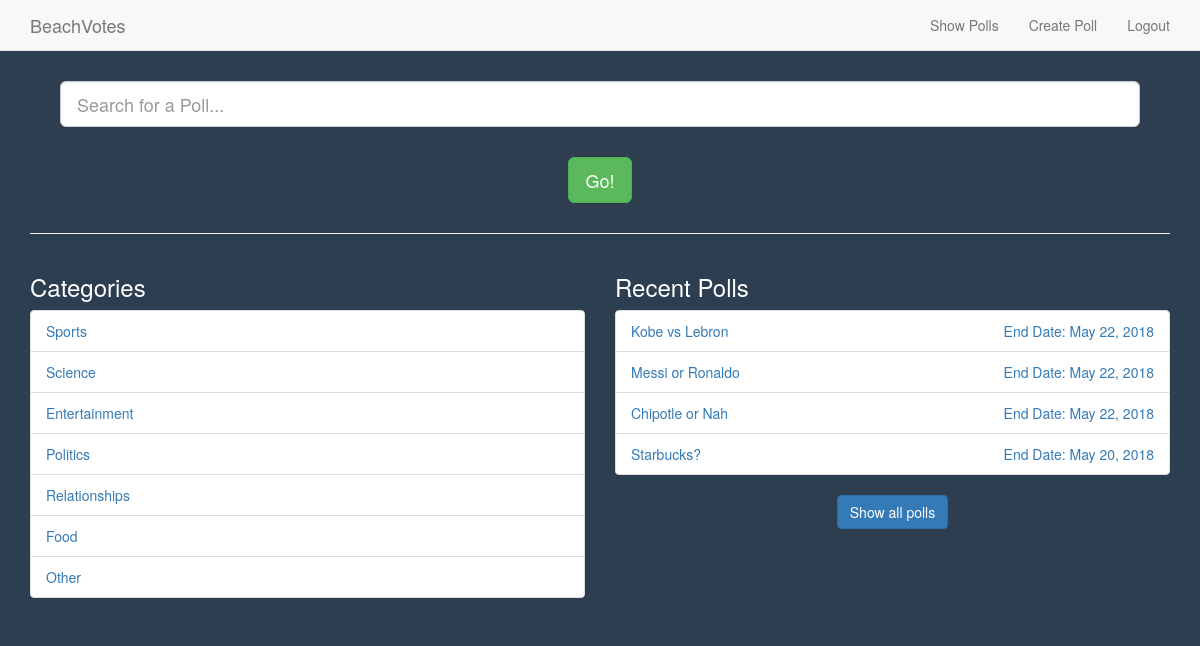
/poll/show_polls (signed in), run on an earlier commit of the app's database.
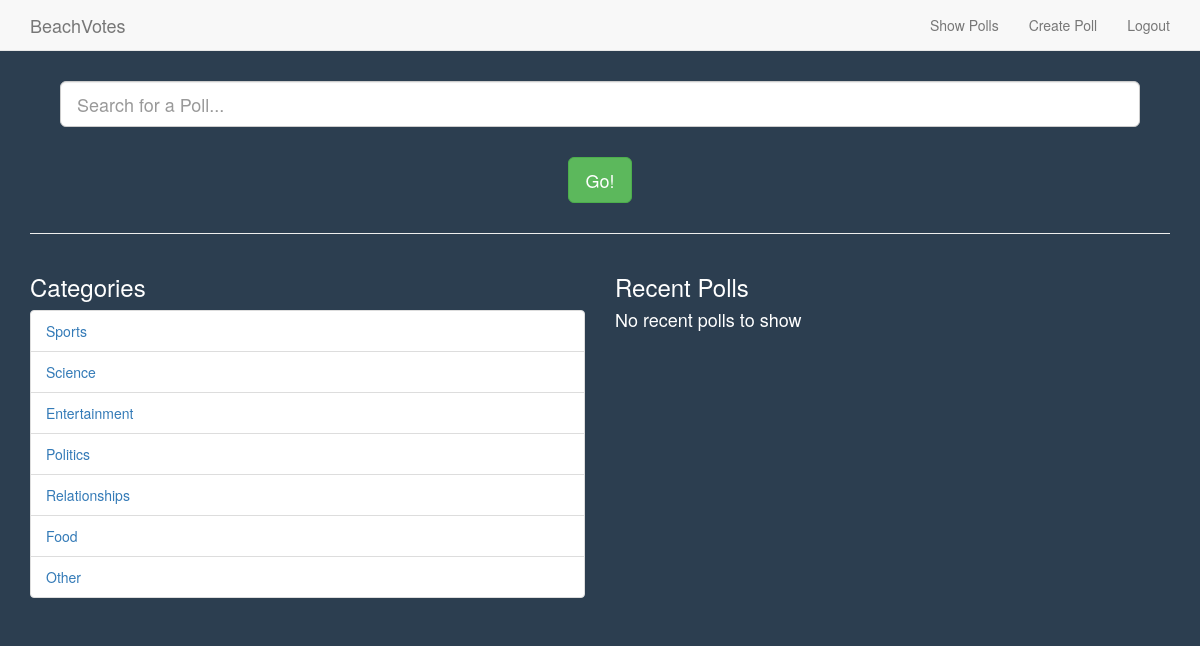
And on a later commit of the database.
### poll/models.py (models this page shows, shortened)
class Category(models.Model):
    group_name = models.CharField(max_length = 50, unique = True, null = False)
    def __init__(self, *args, **kwargs):
        models.Model.__init__(self, *args, **kwargs)
    class Meta:
        verbose_name_plural = 'Categories'

class Poll(models.Model):
    category = models.ForeignKey(Category, on_delete=models.CASCADE)
    poll_creator = models.ForeignKey(User, on_delete=models.CASCADE)
    title_question = models.CharField(max_length = 128, unique = True, null = False)
    start_date = models.DateField(default = datetime.date.today, null = False)
    end_date =  models.DateField(default = datetime.date.today() + datetime.timedelta(days=1),
                                 null = False)
    def __init__(self, *args, **kwargs):
        models.Model.__init__(self, *args, **kwargs)

### poll/views.py (the view)
@login_required
def show_polls(request):
    categories = Category.objects.all()
    polls = Poll.objects.order_by('-start_date')[:7]
    context_dict = { 'categories' : categories }
    context_dict['polls'] = polls
    return render(request, 'poll/show_polls.html', context_dict)

### templates/poll/show_polls.html (shortened to what this page needs)
{% extends 'poll/base.html' %}
{% load staticfiles %}
{% block body_block %}
<div class="container">
  <div class="text-center" style="margin: 30px;">
    <form method='post' action="{% url 'search_polls' %}">
      <input type="text" class="form-control input-lg center-block" name="search"
        placeholder="Search for a Poll..." />
      <button name="submit" class="btn btn-lg btn-success" style="margin-top: 30px;">Go!</a>
    </form>
  </div>
  <hr />
  <div class="row">
    <div class="col-md-6">
      <h3>Categories</h3>
  {% if categories %}
      <ul class="list-group">
        {% for category in categories %}
        <li class="list-group-item">
          <a href="{% url 'view_category' category.id %}">
            {{ category.group_name }}
          </a>
        </li>
        {% endfor %}
      </ul>
      {% else %}
        <h1>No categories to show</h1>
      {% endif %}
    </div>
    <div class="col-md-6">
      <h3>Recent Polls</h3>
      {% if polls %}
        <ul class="list-group">
          {% for poll in polls %}
            <li class="list-group-item">
              <a href="{% url 'view_poll' poll.id user.id %}">
                {{ poll.title_question }}
                <p style="float: right;">End Date: {{ poll.end_date }}</p>
              </a>
            </li>
          {% endfor %}
        </ul>
        <h3 class="text-center"><a href="{% url 'view_all_polls' %}" class="btn btn-primary">Show all polls</a></h3>
      {% else %}
        <h4>No recent polls to show</h4>
      {% endif %}
    </div>
  </div>
</div>
{% endblock %}

### templates/poll/base.html (shortened to what this page needs)
<!DOCTYPE html>
{% load staticfiles %}
<html>
<head lang="en">
  <link rel="stylesheet" href="https://maxcdn.bootstrapcdn.com/bootstrap/3.3.7/css/bootstrap.min.css" />
  <link rel="stylesheet" href="{% static 'stylesheets/base.css' %}">
</head>
<body>
  <nav class="navbar navbar-default navbar-fixed-top">
    <div class="container">
      <div class="navbar-header">
        <a class="navbar-brand nav-text" href="{% url 'show_polls' %}">BeachVotes</a>
      </div>
      <div class="collapse navbar-collapse" id="nav-collapse">
        <ul class="nav navbar-nav navbar-right">
          {% if user.is_authenticated %}
            <li><a href="{% url 'show_polls' %}">Show Polls</a></li>
            <li><a href="{% url 'create_poll' %}">Create Poll</a></li>
            <li><a href="{% url 'auth_logout' %}">Logout</a></li>
          {% else %}
            <li><a href="{% url 'index' %}">Home</a></li>
            <li><a href="{% url 'auth_login' %}">Login</a></li>
            <li><a href="{% url 'registration_register' %}">Create Account</a></li>
          {% endif %}
        </ul>
      </div>
    </div>
  </nav>
  <div>
    {% block body_block %}
    {% endblock %}
  </div>
</body>
</html>

### static/stylesheets/base.css (style rules this page uses)
body { color: white; background-color: #2c3e50; }
.navbar-default { position: relative; margin-bottom: 0px; }
input { color: black; }

What changed in the data, as far as the page shows it:
removed Poll: title_question "Kobe vs Lebron", end_date "May 22, 2018"
removed Poll: title_question "Messi or Ronaldo", end_date "May 22, 2018"
removed Poll: title_question "Chipotle or Nah", end_date "May 22, 2018"
removed Poll: title_question "Starbucks?", end_date "May 20, 2018"
Also different on the page:
text no longer shown: "Show all polls"
text now shown: "No recent polls to show"
